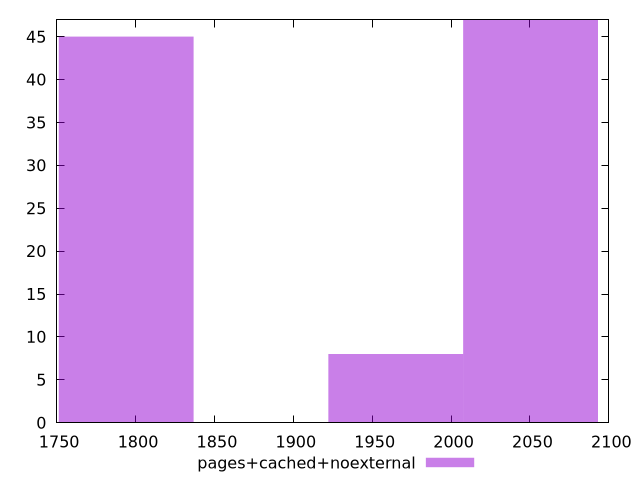

Reproduce this figure in gnuplot.
$_pagesCachedNoexternal <<EOF
2050.3777600389512 47
1964.945353370662 8
1794.0805400340826 45
EOF
set key outside below
set terminal pngcairo
set output "report_00005_2020-11-02T22-26-11.212Z/metrics/pages+cached+noexternal//raw_hist.png"
set yrange [0:47]
set boxwidth 85.43240666828964
set style fill transparent solid 0.5 noborder
plot $_pagesCachedNoexternal title "pages+cached+noexternal" with boxes ,
